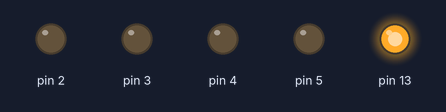
Simulated run of this sketch. Board: Arduino Uno, built with avr-gcc and run on an emulated ATmega328P. On the bench: output pins drawn as LEDs (lit = HIGH).

Above: at 0.5 s.
At 3.8 s:
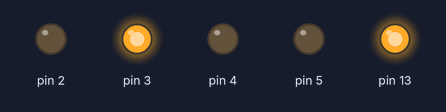
At 4.9 s:
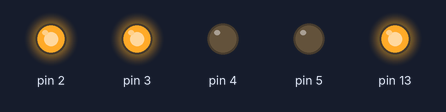
At 7.1 s:
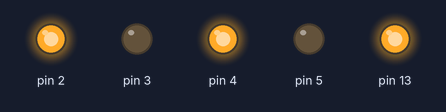
At 10.4 s:
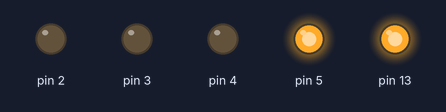
At 13.7 s:
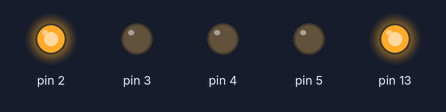
Timing chart, 0 to 14.3 s (numbered marks = the images above):
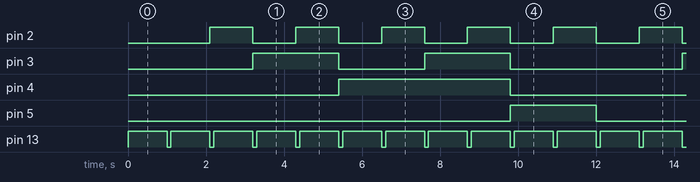

The sketch:

7447-7474.ino
```cpp
#include <Arduino.h>

int D, C, B, A;

void disp_7447(int D, int C, int B, int A) {
  digitalWrite(2, A); // LSB
  digitalWrite(3, B);
  digitalWrite(4, C);
  digitalWrite(5, D); // MSB
}

void setup() {
  for (int i = 2; i <= 5; i++) {
    pinMode(i, OUTPUT);
  }
  pinMode(13, OUTPUT);
}

void loop() {
  for (int i = 0; i < 10; i++) { // Loop through 0 to 9
    digitalWrite(13, HIGH);
    delay(1000);

    disp_7447((i & 0b1000) >> 3, (i & 0b0100) >> 2, (i & 0b0010) >> 1, (i & 0b0001));

    digitalWrite(13, LOW);
    delay(100);
  }
}
```

Measured:
- by itself, pin 2: alternates HIGH for 1.1 s and LOW for 1.1 s
- by itself, pin 3: repeats every 11.0 s: LOW 2.2 s, HIGH 2.2 s, LOW 4.4 s, HIGH 2.2 s
- by itself, pin 4: alternates HIGH for 4.4 s and LOW for 6.6 s
- by itself, pin 5: alternates HIGH for 2.2 s and LOW for 8.8 s
- by itself, pin 13: alternates HIGH for 1.0 s and LOW for 0.10 s
